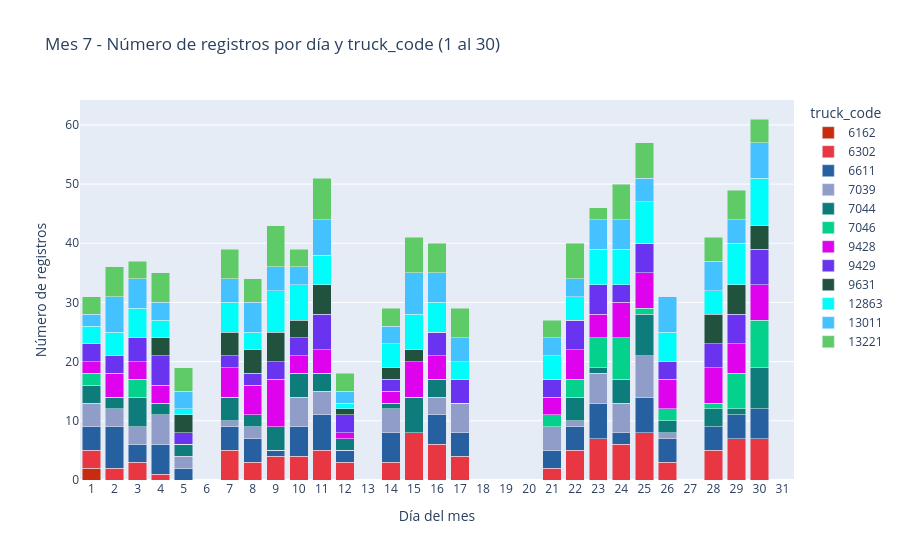

The code cell stored with this chart in its notebook:
### Code cell
# Histograma (barras) del mes 7: número de registros por día
df_mes_7 = df.loc[df["mes"] == 7].copy()
# Conteo por truck_code en mes 7
conteo_por_camion_mes_7 = (
    df_mes_7["truck_code"]
    .value_counts(dropna=False)
    .sort_index()
)

# Si no existe px (por orden de ejecución), importarlo
if "px" not in globals():
    import plotly.express as px

# Conteo por día y truck_code (apilado) para julio (1..30)
registros_por_dia_truck_mes_7 = (

    df_mes_4.groupby(["u_day", "truck_code"])
    .size()
    .unstack(fill_value=0)
    .reindex(range(1, 32), fill_value=0)
)

# Colores consistentes con meses anteriores; fallback determinístico si aparece un truck nuevo
truck_ids_mes_7 = registros_por_dia_truck_mes_7.columns.tolist()
colores_por_truck_mes_7 = {
    t: colores_por_truck.get(
        t,
        f"#{(int(pd.util.hash_pandas_object(pd.Index([t]), index=False).iloc[0]) & 0xFFFFFF):06x}"
    )
    for t in truck_ids_mes_7
}

# Formato largo para Plotly
plot_data_mes_7 = (
    registros_por_dia_truck_mes_7
    .reset_index(names="u_day")
    .melt(id_vars="u_day", var_name="truck_code", value_name="conteo")
)

fig_mes_7 = px.bar(
    plot_data_mes_7,
    x="u_day",
    y="conteo",
    color="truck_code",
    title="Mes 7 - Número de registros por día y truck_code (1 al 30)",
    labels={"u_day": "Día del mes", "conteo": "Número de registros", "truck_code": "truck_code"},
    color_discrete_map=colores_por_truck_mes_7
)

fig_mes_7.update_layout(
    barmode="stack",
    xaxis=dict(tickmode="linear", dtick=1),
    legend_title_text="truck_code"
)

fig_mes_7.update_traces(
    hovertemplate="Día %{x}<br>truck_code=%{fullData.name}<br>Conteo=%{y}<extra></extra>"
)

fig_mes_7.show()

print("Conteo por camión (mes 7):")
display(conteo_por_camion_mes_7)
registros_por_dia_mes_7 = (
    df_mes_7["u_day"]
    .value_counts()
    .sort_index()
)

print(f"Total de registros en mes 7: {len(df_mes_7)}")
display(registros_por_dia_mes_7)

### Figure 1 — Plotly figure (JSON) as saved in the notebook; plotly's stock layout.template omitted (floating-point values rounded to 4 significant figures)
{"data": [{"hovertemplate": "Día %{x}<br>truck_code=%{fullData.name}<br>Conteo=%{y}<extra></extra>", "legendgroup": "6162", "marker": {"color": "#c82b0e", "pattern": {"shape": ""}}, "name": "6162", "orientation": "v", "showlegend": true, "textposition": "auto", "type": "bar", "x": [1, 2, 3, 4, 5, 6, 7, 8, 9, 10, 11, 12, 13, 14, 15, 16, 17, 18, 19, 20, 21, 22, 23, 24, 25, 26, 27, 28, 29, 30, 31], "xaxis": "x", "y": [2, 0, 0, 0, 0, 0, 0, 0, 0, 0, 0, 0, 0, 0, 0, 0, 0, 0, 0, 0, 0, 0, 0, 0, 0, 0, 0, 0, 0, 0, 0], "yaxis": "y"}, {"hovertemplate": "Día %{x}<br>truck_code=%{fullData.name}<br>Conteo=%{y}<extra></extra>", "legendgroup": "6302", "marker": {"color": "#e93643", "pattern": {"shape": ""}}, "name": "6302", "orientation": "v", "showlegend": true, "textposition": "auto", "type": "bar", "x": [1, 2, 3, 4, 5, 6, 7, 8, 9, 10, 11, 12, 13, 14, 15, 16, 17, 18, 19, 20, 21, 22, 23, 24, 25, 26, 27, 28, 29, 30, 31], "xaxis": "x", "y": [3, 2, 3, 1, 0, 0, 5, 3, 4, 4, 5, 3, 0, 3, 8, 6, 4, 0, 0, 0, 2, 5, 7, 6, 8, 3, 0, 5, 7, 7, 0], "yaxis": "y"}, {"hovertemplate": "Día %{x}<br>truck_code=%{fullData.name}<br>Conteo=%{y}<extra></extra>", "legendgroup": "6611", "marker": {"color": "#2660a1", "pattern": {"shape": ""}}, "name": "6611", "orientation": "v", "showlegend": true, "textposition": "auto", "type": "bar", "x": [1, 2, 3, 4, 5, 6, 7, 8, 9, 10, 11, 12, 13, 14, 15, 16, 17, 18, 19, 20, 21, 22, 23, 24, 25, 26, 27, 28, 29, 30, 31], "xaxis": "x", "y": [4, 7, 3, 5, 2, 0, 4, 4, 1, 5, 6, 2, 0, 5, 0, 5, 4, 0, 0, 0, 3, 4, 6, 2, 6, 4, 0, 4, 4, 5, 0], "yaxis": "y"}, {"hovertemplate": "Día %{x}<br>truck_code=%{fullData.name}<br>Conteo=%{y}<extra></extra>", "legendgroup": "7039", "marker": {"color": "#909dc8", "pattern": {"shape": ""}}, "name": "7039", "orientation": "v", "showlegend": true, "textposition": "auto", "type": "bar", "x": [1, 2, 3, 4, 5, 6, 7, 8, 9, 10, 11, 12, 13, 14, 15, 16, 17, 18, 19, 20, 21, 22, 23, 24, 25, 26, 27, 28, 29, 30, 31], "xaxis": "x", "y": [4, 3, 3, 5, 2, 0, 1, 2, 0, 5, 4, 0, 0, 4, 0, 3, 5, 0, 0, 0, 4, 1, 5, 5, 7, 1, 0, 0, 0, 0, 0], "yaxis": "y"}, {"hovertemplate": "Día %{x}<br>truck_code=%{fullData.name}<br>Conteo=%{y}<extra></extra>", "legendgroup": "7044", "marker": {"color": "#0e7c7a", "pattern": {"shape": ""}}, "name": "7044", "orientation": "v", "showlegend": true, "textposition": "auto", "type": "bar", "x": [1, 2, 3, 4, 5, 6, 7, 8, 9, 10, 11, 12, 13, 14, 15, 16, 17, 18, 19, 20, 21, 22, 23, 24, 25, 26, 27, 28, 29, 30, 31], "xaxis": "x", "y": [3, 2, 5, 2, 2, 0, 4, 2, 4, 4, 3, 2, 0, 1, 6, 3, 0, 0, 0, 0, 0, 4, 1, 4, 7, 2, 0, 3, 1, 7, 0], "yaxis": "y"}, {"hovertemplate": "Día %{x}<br>truck_code=%{fullData.name}<br>Conteo=%{y}<extra></extra>", "legendgroup": "7046", "marker": {"color": "#03d18c", "pattern": {"shape": ""}}, "name": "7046", "orientation": "v", "showlegend": true, "textposition": "auto", "type": "bar", "x": [1, 2, 3, 4, 5, 6, 7, 8, 9, 10, 11, 12, 13, 14, 15, 16, 17, 18, 19, 20, 21, 22, 23, 24, 25, 26, 27, 28, 29, 30, 31], "xaxis": "x", "y": [2, 0, 3, 0, 0, 0, 0, 0, 0, 0, 0, 0, 0, 0, 0, 0, 0, 0, 0, 0, 2, 3, 5, 7, 1, 2, 0, 1, 6, 8, 0], "yaxis": "y"}, {"hovertemplate": "Día %{x}<br>truck_code=%{fullData.name}<br>Conteo=%{y}<extra></extra>", "legendgroup": "9428", "marker": {"color": "#df03ed", "pattern": {"shape": ""}}, "name": "9428", "orientation": "v", "showlegend": true, "textposition": "auto", "type": "bar", "x": [1, 2, 3, 4, 5, 6, 7, 8, 9, 10, 11, 12, 13, 14, 15, 16, 17, 18, 19, 20, 21, 22, 23, 24, 25, 26, 27, 28, 29, 30, 31], "xaxis": "x", "y": [2, 4, 3, 3, 0, 0, 5, 5, 8, 3, 4, 1, 0, 2, 6, 4, 0, 0, 0, 0, 3, 5, 4, 6, 6, 5, 0, 6, 5, 6, 0], "yaxis": "y"}, {"hovertemplate": "Día %{x}<br>truck_code=%{fullData.name}<br>Conteo=%{y}<extra></extra>", "legendgroup": "9429", "marker": {"color": "#6933ef", "pattern": {"shape": ""}}, "name": "9429", "orientation": "v", "showlegend": true, "textposition": "auto", "type": "bar", "x": [1, 2, 3, 4, 5, 6, 7, 8, 9, 10, 11, 12, 13, 14, 15, 16, 17, 18, 19, 20, 21, 22, 23, 24, 25, 26, 27, 28, 29, 30, 31], "xaxis": "x", "y": [3, 3, 4, 5, 2, 0, 2, 2, 3, 3, 6, 3, 0, 2, 0, 4, 4, 0, 0, 0, 3, 5, 5, 3, 5, 3, 0, 4, 5, 6, 0], "yaxis": "y"}, {"hovertemplate": "Día %{x}<br>truck_code=%{fullData.name}<br>Conteo=%{y}<extra></extra>", "legendgroup": "9631", "marker": {"color": "#21523d", "pattern": {"shape": ""}}, "name": "9631", "orientation": "v", "showlegend": true, "textposition": "auto", "type": "bar", "x": [1, 2, 3, 4, 5, 6, 7, 8, 9, 10, 11, 12, 13, 14, 15, 16, 17, 18, 19, 20, 21, 22, 23, 24, 25, 26, 27, 28, 29, 30, 31], "xaxis": "x", "y": [0, 0, 0, 3, 3, 0, 4, 4, 5, 3, 5, 1, 0, 2, 2, 0, 0, 0, 0, 0, 0, 0, 0, 0, 0, 0, 0, 5, 5, 4, 0], "yaxis": "y"}, {"hovertemplate": "Día %{x}<br>truck_code=%{fullData.name}<br>Conteo=%{y}<extra></extra>", "legendgroup": "12863", "marker": {"color": "#01fdf9", "pattern": {"shape": ""}}, "name": "12863", "orientation": "v", "showlegend": true, "textposition": "auto", "type": "bar", "x": [1, 2, 3, 4, 5, 6, 7, 8, 9, 10, 11, 12, 13, 14, 15, 16, 17, 18, 19, 20, 21, 22, 23, 24, 25, 26, 27, 28, 29, 30, 31], "xaxis": "x", "y": [3, 4, 5, 3, 1, 0, 5, 3, 7, 6, 5, 1, 0, 4, 6, 5, 3, 0, 0, 0, 4, 4, 6, 6, 7, 5, 0, 4, 7, 8, 0], "yaxis": "y"}, {"hovertemplate": "Día %{x}<br>truck_code=%{fullData.name}<br>Conteo=%{y}<extra></extra>", "legendgroup": "13011", "marker": {"color": "#44c1ff", "pattern": {"shape": ""}}, "name": "13011", "orientation": "v", "showlegend": true, "textposition": "auto", "type": "bar", "x": [1, 2, 3, 4, 5, 6, 7, 8, 9, 10, 11, 12, 13, 14, 15, 16, 17, 18, 19, 20, 21, 22, 23, 24, 25, 26, 27, 28, 29, 30, 31], "xaxis": "x", "y": [2, 6, 5, 3, 3, 0, 4, 5, 4, 3, 6, 2, 0, 3, 7, 5, 4, 0, 0, 0, 3, 3, 5, 5, 4, 6, 0, 5, 4, 6, 0], "yaxis": "y"}, {"hovertemplate": "Día %{x}<br>truck_code=%{fullData.name}<br>Conteo=%{y}<extra></extra>", "legendgroup": "13221", "marker": {"color": "#5fcb67", "pattern": {"shape": ""}}, "name": "13221", "orientation": "v", "showlegend": true, "textposition": "auto", "type": "bar", "x": [1, 2, 3, 4, 5, 6, 7, 8, 9, 10, 11, 12, 13, 14, 15, 16, 17, 18, 19, 20, 21, 22, 23, 24, 25, 26, 27, 28, 29, 30, 31], "xaxis": "x", "y": [3, 5, 3, 5, 4, 0, 5, 4, 7, 3, 7, 3, 0, 3, 6, 5, 5, 0, 0, 0, 3, 6, 2, 6, 6, 0, 0, 4, 5, 4, 0], "yaxis": "y"}], "layout": {"barmode": "stack", "legend": {"title": {"text": "truck_code"}, "tracegroupgap": 0}, "title": {"text": "Mes 7 - Número de registros por día y truck_code (1 al 30)"}, "xaxis": {"anchor": "y", "domain": [0, 1], "dtick": 1, "tickmode": "linear", "title": {"text": "Día del mes"}}, "yaxis": {"anchor": "x", "domain": [0, 1], "title": {"text": "Número de registros"}}}}
